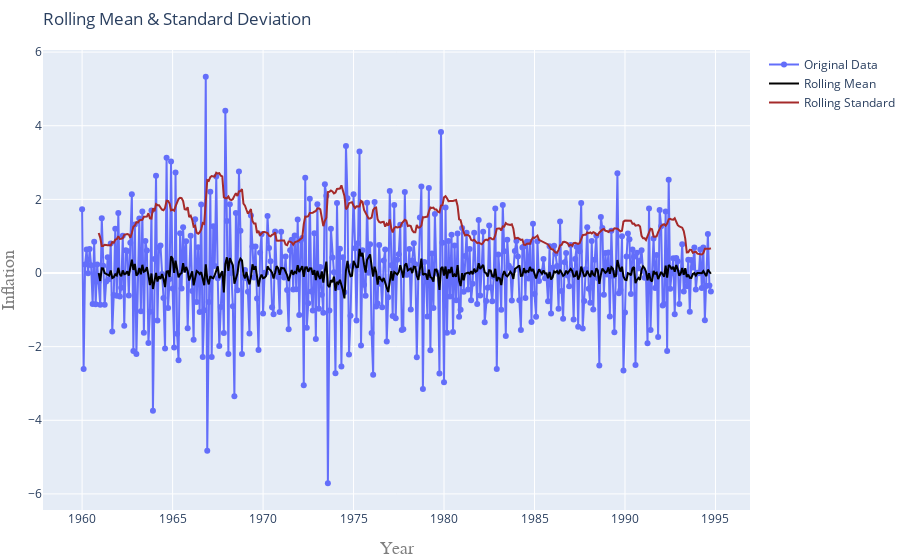

Source (notebook cell):
### Markdown cell above
##### Plotting the seasonal first difference of the Train data set and testing it using the ADF test

### Code cell
TestStationaryPlot(Train_seasonal_first_difference.dropna(inplace=False))
adf_test(Train_seasonal_first_difference.dropna(inplace=False))

### Figure 1 — Plotly figure (JSON) as saved in the notebook; plotly's stock layout.template omitted (floating-point values rounded to 4 significant figures; data arrays with more than 128 entries replaced by an {"elided": "..."} marker saying what was removed)
{"data": [{"mode": "lines+markers", "name": "Original Data", "type": "scatter", "x": {"elided": "721 str values"}, "y": {"elided": "418 float values"}}, {"line": {"color": "black", "width": 2}, "mode": "lines", "name": "Rolling Mean", "type": "scatter", "x": {"elided": "721 str values"}, "y": {"elided": "418 float values"}}, {"line": {"color": "brown", "width": 2}, "mode": "lines", "name": "Rolling Standard", "type": "scatter", "x": {"elided": "721 str values"}, "y": {"elided": "418 float values"}}], "layout": {"margin": {"b": 50, "l": 10, "r": 0, "t": 50}, "title": {"text": "Rolling Mean & Standard Deviation", "x": 0, "xref": "paper"}, "xaxis": {"title": {"font": {"color": "#7f7f7f", "family": "Courier New, monospace", "size": 18}, "text": "Year"}}, "yaxis": {"title": {"font": {"color": "#7f7f7f", "family": "Courier New, monospace", "size": 18}, "text": "Inflation"}}}}
